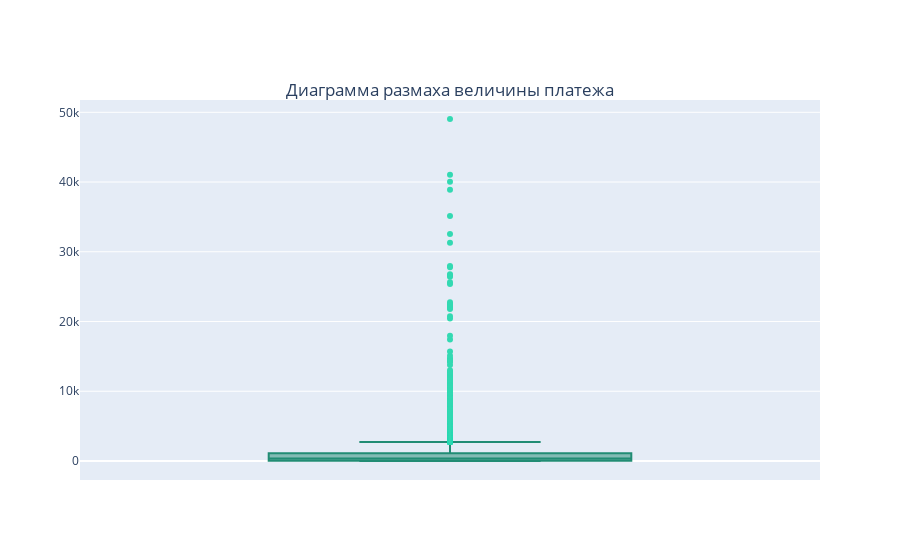

The cell this chart's notebook holds for it:
### Code cell
fig = go.Figure()
fig.add_trace(go.Box(
    y=count_pur["PURCHASES"],
    name=" ",
    boxpoints='outliers', # only outliers
    marker_color='#33d9b2',
    line_color='#218c74'
))

fig.update_layout(xaxis_tickangle=0,
        title={
        'text': 'Диаграмма размаха величины платежа',
        'y':0.85,
        'x':0.5,
        'xanchor': 'center',
        'yanchor': 'top'})
fig.show()

### Figure 1 — Plotly figure (JSON) as saved in the notebook; plotly's stock layout.template omitted (floating-point values rounded to 4 significant figures; data arrays with more than 128 entries replaced by an {"elided": "..."} marker saying what was removed)
{"data": [{"boxpoints": "outliers", "line": {"color": "#218c74"}, "marker": {"color": "#33d9b2"}, "name": " ", "type": "box", "y": {"elided": "8950 float values"}}], "layout": {"title": {"text": "Диаграмма размаха величины платежа", "x": 0.5, "xanchor": "center", "y": 0.85, "yanchor": "top"}, "xaxis": {"tickangle": 0}}}
